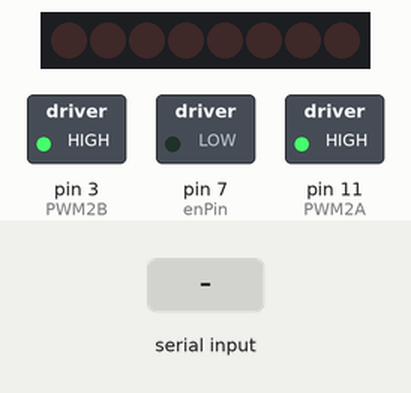
Recording of a sketch running on a simulated Arduino Uno, built with avr-gcc and run on an emulated ATmega328P. Shown: 8 shift-register outputs drawn as a row of LEDs (first output left, lit = HIGH), switched loads named in the sketch (green lamp = pin HIGH). Wiring (inferred from the names in the program): shift register (74HC595): data pin 8; shift clock pin 4; latch pin 12. Wiring (inferred from the signals the program sends): row of LEDs: on Q0, Q1, Q2, Q3, Q4, Q5, Q6, Q7. Inputs (shaded band) come from the test bench. Pins used as bus, display or sensor lines are not drawn.

Above: at 1.2 s.
1.3 s: "REV" received over Serial
At 2.6 s:
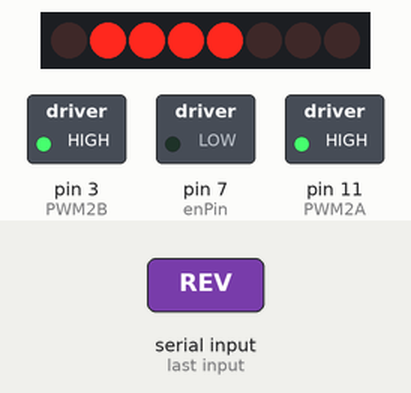
3.7 s: "LCK" received over Serial
At 4.0 s:
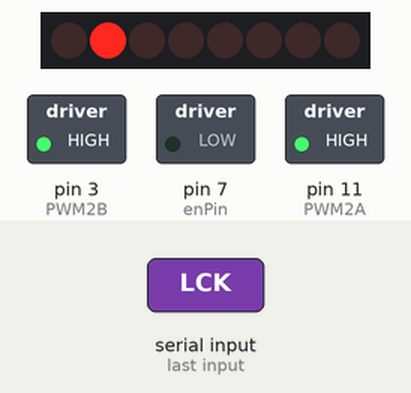
5.2 s: "FWD" received over Serial
At 5.21 s:
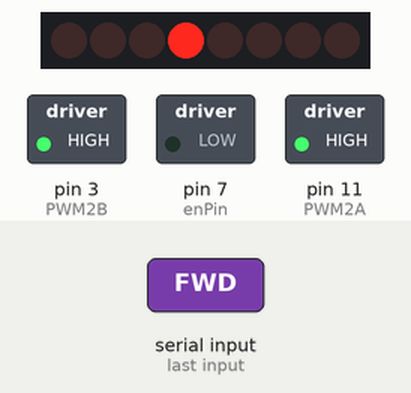
Timing chart, 0 to 8.2 s (numbered marks = the images above; inputs shaded):
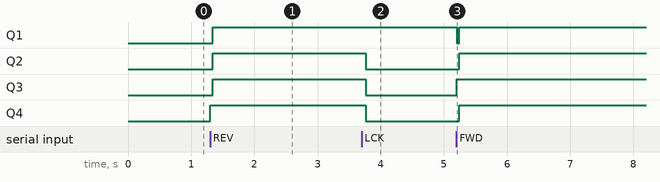

The sketch:

stepper.ino
```cpp
//set the clock pin of the shift register
const int clockPin = 4;
//set the latch pin of the shift register
const int latchPin = 12;
//set the serial data pin of the shift register
const int dataPin = 8;
//set the clock pin of the shift register
const int enPin = 7;

//set the l293d enable pins for use pwm
const int PWM2A = 11;
const int PWM2B = 3;


//function used to shift
void motorWrite(byte motorPosition){
   digitalWrite(latchPin, LOW);

   shiftOut(dataPin , clockPin, MSBFIRST, motorPosition);

   digitalWrite(latchPin, HIGH);
}


// class used to define a motor and the pins it uses
class motor{
  byte pin[4];
  public:
  byte count;
  byte position;
  int direction;
  void init(byte M1A_pin, byte M1B_pin, byte M2A_pin, byte M2B_pin){
  pin[0] = M1A_pin;
  pin[1] = M2A_pin;
  pin[2] = M1B_pin;
  pin[3] = M2B_pin;

  //set the initial state to 0 with the motor off
  count = 0;
  direction = 2;
  position = 0;
  motorWrite(position);
  }

  void next(){
  //set the previous pin that was HIGH to LOW
  bitWrite(position,pin[count],LOW);

  switch(direction){
    case 1:
    if(count < 3){
    count ++;
    }else{
    count = 0;}
    bitWrite(position,pin[count],HIGH);
    break;
    case -1:
    if(count > 0){
    count--;
    }else{
    count = 3;}
    bitWrite(position,pin[count],HIGH);
    break;
    case 0:
    default :
    bitWrite(position,pin[count],HIGH);
    break;
    case 2:
    bitWrite(position,pin[count],LOW);
    break;
  }
  //write the next pin that needs to go high
  motorWrite(position);
  }

  void forward(){
  direction = 1;
  //Serial.println(direction);
  }

  void reverse(){
  direction = -1;
  //Serial.println(direction);
  }

  void lock(){
  direction = 0;
  //Serial.println(direction);
  }

  void stop(){
  direction = 2;
  //Serial.println(direction);
  }

};

int step_interval = 1;

motor motor1;

void setup() {
   pinMode(clockPin, OUTPUT);
   pinMode(latchPin, OUTPUT);
   pinMode(dataPin, OUTPUT);
   pinMode(enPin, OUTPUT);
   pinMode(PWM2A, OUTPUT);
   pinMode(PWM2B, OUTPUT);

   digitalWrite(dataPin, LOW);
   digitalWrite(clockPin, LOW);
   digitalWrite(enPin, LOW);
   digitalWrite(PWM2A, HIGH);
   digitalWrite(PWM2B, HIGH);

   motor1.init(2,3,1,4);

   Serial.begin(9600);


}

void loop() {

  char cmd[5] = "";

  if (Serial.available() > 0) {

  Serial.readBytes(cmd, 3);

  if(strncmp(cmd,"REV",3) == 0){
  //Serial.println(cmd);
  motor1.reverse();
  }else if(strncmp(cmd,"FWD",3) == 0){
  //Serial.println(cmd);
  motor1.forward();
  }else if(strncmp(cmd,"LCK",3) == 0){
  //Serial.println(cmd);
  motor1.lock();
  }else if(strncmp(cmd,"STP",3) == 0){
  //Serial.println(cmd);
  motor1.stop();
  }
  }

  motor1.next();
  //Serial.println(motor1.count, DEC);
  delay(step_interval);

}
```

Measured:
- after the input at 1.3 s, Q1–4: LOW → HIGH at once
- after the input at 3.7 s, Q2–4: HIGH → LOW after 0.06 s
- after the input at 5.2 s, Q1: HIGH → LOW at once, → HIGH 0.04 s later; Q2–4: LOW → HIGH at once
